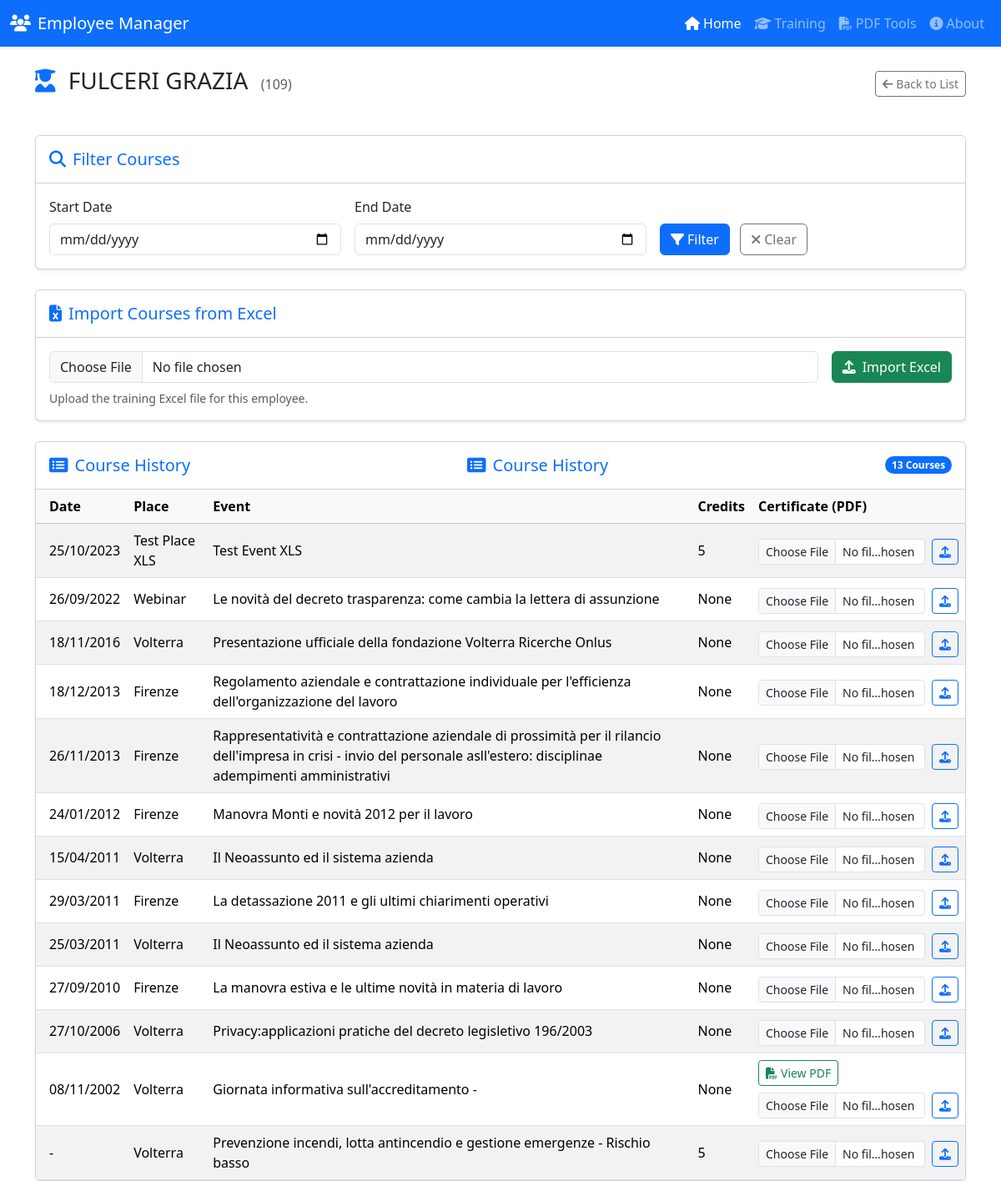
Page /training/1 on the earlier database version.
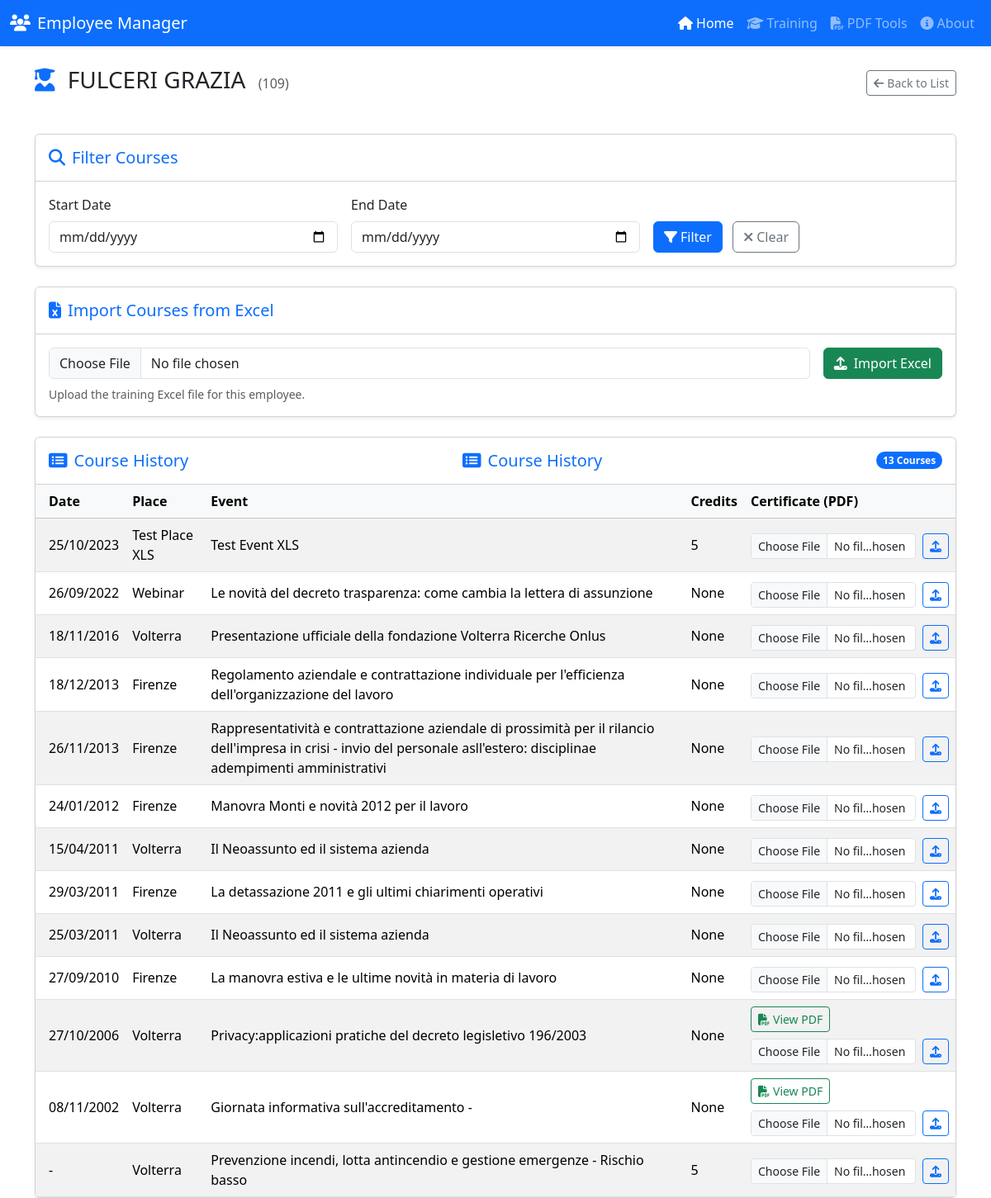
Same page on the later database version.
### app.py (models this page shows)
class Employee(db.Model):
    id = db.Column(db.Integer, primary_key=True)
    code = db.Column(db.String(50))
    surname = db.Column(db.String(100))
    name = db.Column(db.String(100))
    fiscal_code = db.Column(db.String(16))
    hiring_date = db.Column(db.Date, nullable=True)
    termination_date = db.Column(db.Date, nullable=True)
    job_title = db.Column(db.String(100))
    birth_place = db.Column(db.String(100))
    birth_date = db.Column(db.Date, nullable=True)
    email = db.Column(db.String(120))
    courses = db.relationship('TrainingCourse', backref='employee', lazy=True)

class TrainingCourse(db.Model):
    id = db.Column(db.Integer, primary_key=True)
    employee_id = db.Column(db.Integer, db.ForeignKey('employee.id'), nullable=False)
    date = db.Column(db.Date, nullable=True)
    place = db.Column(db.String(200))
    event_name = db.Column(db.String(200))
    ecm_credits = db.Column(db.String(50))
    pdf_filename = db.Column(db.String(200), nullable=True)

### app.py (the view, shortened to what this page needs)
@app.route('/training/<int:employee_id>', methods=['GET', 'POST'])
def employee_training(employee_id):
    employee = Employee.query.get_or_404(employee_id)
    query = TrainingCourse.query.filter_by(employee_id=employee_id)
    start_date = request.args.get('start_date')
    end_date = request.args.get('end_date')
    if start_date:
        try:
            s_date = datetime.strptime(start_date, '%Y-%m-%d').date()
            query = query.filter(TrainingCourse.date >= s_date)
        except ValueError:
            pass # Ignore invalid date format
    if end_date:
        try:
            e_date = datetime.strptime(end_date, '%Y-%m-%d').date()
            query = query.filter(TrainingCourse.date <= e_date)
        except ValueError:
            pass # Ignore invalid date format
    courses = query.order_by(TrainingCourse.date.desc()).all()
    return render_template('employee_training.html', employee=employee, courses=courses)

### app.py (called while the page is built)
@app.before_request
def before_request():
    g.start_time = time.time()

@app.after_request
def after_request(response):
    if hasattr(g, 'start_time'):
        duration = time.time() - g.start_time
        app.logger.info(
            f"{request.remote_addr} - {request.method} {request.path} "
            f"{response.status_code} - {duration:.4f}s"
        )
    return response

### templates/employee_training.html (shortened to what this page needs)
{% extends 'base.html' %}
{% block content %}
<div class="row mb-4">
    <div class="col-12">
        <div class="d-flex justify-content-between align-items-center mb-3">
            <h3>
                <i class="fas fa-user-graduate me-2 text-primary"></i>
                {{ employee.surname }} {{ employee.name }}
                <small class="text-muted fs-6 ms-2">({{ employee.code }})</small>
            </h3>
            <a href="{{ url_for('training_list') }}" class="btn btn-outline-secondary btn-sm"><i
                    class="fas fa-arrow-left me-1"></i>Back to List</a>
        </div>
    </div>
</div>
<div class="row mb-4">
    <div class="col-md-12">
        <div class="card shadow-sm">
            <div class="card-header bg-white py-3">
                <h5 class="mb-0 text-primary"><i class="fas fa-search me-2"></i>Filter Courses</h5>
            </div>
            <div class="card-body">
                <form method="get" class="row g-3 align-items-end">
                    <div class="col-md-4">
                        <label for="start_date" class="form-label">Start Date</label>
                        <input type="date" class="form-control" id="start_date" name="start_date"
                            value="{{ request.args.get('start_date', '') }}">
                    </div>
                    <div class="col-md-4">
                        <label for="end_date" class="form-label">End Date</label>
                        <input type="date" class="form-control" id="end_date" name="end_date"
                            value="{{ request.args.get('end_date', '') }}">
                    </div>
                    <div class="col-md-4">
                        <button type="submit" class="btn btn-primary me-2"><i
                                class="fas fa-filter me-1"></i>Filter</button>
                        <a href="{{ url_for('employee_training', employee_id=employee.id) }}"
                            class="btn btn-outline-secondary"><i class="fas fa-times me-1"></i>Clear</a>
                    </div>
                </form>
            </div>
        </div>
    </div>
</div>
<div class="row mb-4">
    <div class="col-md-12">
        <div class="card shadow-sm">
            <div class="card-header bg-white py-3">
                <h5 class="mb-0 text-primary"><i class="fas fa-file-excel me-2"></i>Import Courses from Excel</h5>
            </div>
            <div class="card-body">
                <form method="post" enctype="multipart/form-data" class="row g-3 align-items-center">
                    <div class="col-auto flex-grow-1">
                        <input class="form-control" type="file" id="formFile" name="file" accept=".xlsx, .xls">
                    </div>
                    <div class="col-auto">
                        <button type="submit" class="btn btn-success"><i class="fas fa-upload me-2"></i>Import
                            Excel</button>
                    </div>
                </form>
                <div class="form-text mt-2">Upload the training Excel file for this employee.</div>
            </div>
        </div>
    </div>
</div>
<div class="card shadow-sm">
    <div class="card-header bg-white py-3 d-flex justify-content-between align-items-center">
        <h5 class="mb-0 text-primary"><i class="fas fa-list-alt me-2"></i>Course History</h5>
        <h5 class="mb-0 text-primary"><i class="fas fa-list-alt me-2"></i>Course History</h5>
        <span class="badge bg-primary rounded-pill">{{ courses|length }} Courses</span>
    </div>
    <div class="card-body p-0">
        <div class="table-responsive">
            <table class="table table-hover table-striped mb-0 align-middle">
                <thead class="table-light">
                    <tr>
                        <th class="ps-3">Date</th>
                        <th>Place</th>
                        <th>Event</th>
                        <th>Credits</th>
                        <th>Certificate (PDF)</th>
                    </tr>
                </thead>
                <tbody>
                    {% for course in courses %}
                    <tr>
                        <td class="ps-3">{{ course.date.strftime('%d/%m/%Y') if course.date else '-' }}</td>
                        <td>{{ course.place }}</td>
                        <td>{{ course.event_name }}</td>
                        <td>{{ course.ecm_credits }}</td>
                        <td>
                            {% if course.pdf_filename %}
                            <a href="{{ url_for('uploaded_file', filename=course.pdf_filename) }}"
                                class="btn btn-sm btn-outline-success mb-1" target="_blank">
                                <i class="fas fa-file-pdf me-1"></i>View PDF
                            </a>
                            {% endif %}
                            <form action="{{ url_for('upload_course_pdf', course_id=course.id) }}" method="post"
                                enctype="multipart/form-data" class="d-flex align-items-center mt-1">
                                <input type="file" name="pdf" class="form-control form-control-sm me-2" accept=".pdf"
                                    style="width: 200px;">
                                <button type="submit" class="btn btn-sm btn-outline-primary" title="Upload PDF">
                                    <i class="fas fa-upload"></i>
                                </button>
                            </form>
                        </td>
                    </tr>
                    {% endfor %}
                </tbody>
            </table>
        </div>
    </div>
</div>
{% endblock %}

### templates/base.html (shortened to what this page needs)
<!doctype html>
<html lang="en">
<head>
  <link href="https://cdn.jsdelivr.net/npm/bootstrap@5.3.3/dist/css/bootstrap.min.css" rel="stylesheet"
>
  <link rel="stylesheet" href="https://cdnjs.cloudflare.com/ajax/libs/font-awesome/6.4.0/css/all.min.css">
</head>
<body>
  <nav class="navbar navbar-expand-lg navbar-dark bg-primary shadow-sm">
    <div class="container-fluid">
      <a class="navbar-brand" href="{{ url_for('index') }}"><i class="fas fa-users me-2"></i>Employee Manager</a>
      <div class="collapse navbar-collapse" id="navbarNav">
        <ul class="navbar-nav ms-auto">
          <li class="nav-item">
            <a class="nav-link active" aria-current="page" href="{{ url_for('index') }}"><i
                class="fas fa-home me-1"></i>Home</a>
          </li>
          <li class="nav-item">
            <a class="nav-link" href="{{ url_for('training_list') }}"><i
                class="fas fa-graduation-cap me-1"></i>Training</a>
          </li>
          <li class="nav-item">
            <a class="nav-link" href="{{ url_for('pdf_dashboard') }}"><i class="fas fa-file-pdf me-1"></i>PDF Tools</a>
          </li>
          <li class="nav-item">
            <a class="nav-link" href="{{ url_for('about') }}"><i class="fas fa-info-circle me-1"></i>About</a>
          </li>
        </ul>
      </div>
    </div>
  </nav>
  <div class="container mt-4">
    {% block content %}{% endblock %}
  </div>
</body>
</html>

Differences in the rows shown:
changed TrainingCourse "Privacy:applicazioni pratiche del decreto legisletivo 196/2003": now shows "View PDF"
